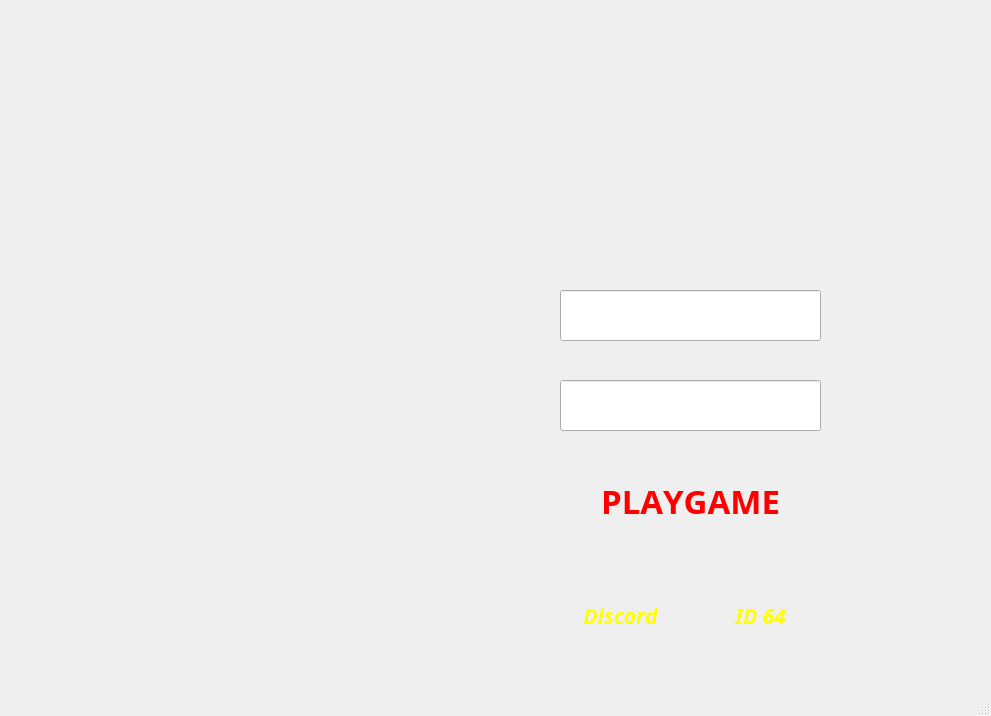
<?xml version="1.0" encoding="UTF-8"?>
<ui version="4.0">
 <class>MainWindow</class>
 <widget class="QMainWindow" name="MainWindow">
  <property name="geometry">
   <rect>
    <x>0</x>
    <y>0</y>
    <width>991</width>
    <height>716</height>
   </rect>
  </property>
  <property name="windowTitle">
   <string>Crown DayZ</string>
  </property>
  <property name="windowIcon">
   <iconset>
    <normaloff>data/icon.png</normaloff>data/icon.png</iconset>
  </property>
  <widget class="QWidget" name="centralwidget">
   <widget class="QWidget" name="widget" native="true">
    <property name="geometry">
     <rect>
      <x>0</x>
      <y>0</y>
      <width>1001</width>
      <height>701</height>
     </rect>
    </property>
    <property name="font">
     <font>
      <family>Microsoft Yi Baiti</family>
      <pointsize>30</pointsize>
      <weight>75</weight>
      <bold>true</bold>
      <kerning>false</kerning>
     </font>
    </property>
    <property name="styleSheet">
     <string notr="true">background-image: url(:/image/data/background.png);</string>
    </property>
    <widget class="QLineEdit" name="lineEdit">
     <property name="geometry">
      <rect>
       <x>560</x>
       <y>290</y>
       <width>261</width>
       <height>51</height>
      </rect>
     </property>
     <property name="font">
      <font>
       <family>Bahnschrift SemiBold</family>
       <pointsize>17</pointsize>
       <weight>75</weight>
       <bold>true</bold>
      </font>
     </property>
     <property name="styleSheet">
      <string notr="true">color: rgb(255, 255, 255);</string>
     </property>
     <property name="text">
      <string/>
     </property>
     <property name="placeholderText">
      <string>  Tên nhân vật</string>
     </property>
    </widget>
    <widget class="QLineEdit" name="lineEdit_2">
     <property name="geometry">
      <rect>
       <x>560</x>
       <y>380</y>
       <width>261</width>
       <height>51</height>
      </rect>
     </property>
     <property name="font">
      <font>
       <family>Bahnschrift SemiBold</family>
       <pointsize>17</pointsize>
       <weight>75</weight>
       <bold>true</bold>
      </font>
     </property>
     <property name="styleSheet">
      <string notr="true">color: rgb(255, 255, 255);</string>
     </property>
     <property name="text">
      <string/>
     </property>
     <property name="placeholderText">
      <string>  Steam ID64</string>
     </property>
    </widget>
    <widget class="QPushButton" name="pushButton">
     <property name="geometry">
      <rect>
       <x>590</x>
       <y>470</y>
       <width>201</width>
       <height>61</height>
      </rect>
     </property>
     <property name="font">
      <font>
       <family>Ink Free</family>
       <pointsize>25</pointsize>
       <weight>75</weight>
       <bold>true</bold>
      </font>
     </property>
     <property name="cursor">
      <cursorShape>OpenHandCursor</cursorShape>
     </property>
     <property name="autoFillBackground">
      <bool>false</bool>
     </property>
     <property name="styleSheet">
      <string notr="true">border-radius: 20px;
color: rgb(255, 0, 0);</string>
     </property>
     <property name="text">
      <string>PLAYGAME</string>
     </property>
     <property name="autoDefault">
      <bool>false</bool>
     </property>
    </widget>
    <widget class="QPushButton" name="pushButton_3">
     <property name="geometry">
      <rect>
       <x>570</x>
       <y>590</y>
       <width>101</width>
       <height>51</height>
      </rect>
     </property>
     <property name="font">
      <font>
       <family>Maiandra GD</family>
       <pointsize>16</pointsize>
       <weight>75</weight>
       <italic>true</italic>
       <bold>true</bold>
       <underline>false</underline>
       <strikeout>false</strikeout>
       <kerning>false</kerning>
      </font>
     </property>
     <property name="cursor">
      <cursorShape>OpenHandCursor</cursorShape>
     </property>
     <property name="styleSheet">
      <string notr="true">color: rgb(255, 255, 0);
border-color: qlineargradient(spread:pad, x1:0.063, y1:0.0735455, x2:1, y2:1, stop:0 rgba(255, 238, 3, 255), stop:1 rgba(216, 51, 252, 255));
border-radius: 7px;
</string>
     </property>
     <property name="text">
      <string>Discord</string>
     </property>
    </widget>
    <widget class="QPushButton" name="pushButton_4">
     <property name="geometry">
      <rect>
       <x>710</x>
       <y>590</y>
       <width>101</width>
       <height>51</height>
      </rect>
     </property>
     <property name="font">
      <font>
       <family>Maiandra GD</family>
       <pointsize>16</pointsize>
       <weight>75</weight>
       <italic>true</italic>
       <bold>true</bold>
       <underline>false</underline>
       <strikeout>false</strikeout>
       <kerning>false</kerning>
      </font>
     </property>
     <property name="cursor">
      <cursorShape>OpenHandCursor</cursorShape>
     </property>
     <property name="styleSheet">
      <string notr="true">color: rgb(255, 255, 0);
border-color: qlineargradient(spread:pad, x1:0.063, y1:0.0735455, x2:1, y2:1, stop:0 rgba(255, 238, 3, 255), stop:1 rgba(216, 51, 252, 255));
border-radius: 7px;
</string>
     </property>
     <property name="text">
      <string>ID 64</string>
     </property>
    </widget>
   </widget>
  </widget>
  <widget class="QMenuBar" name="menubar">
   <property name="geometry">
    <rect>
     <x>0</x>
     <y>0</y>
     <width>991</width>
     <height>21</height>
    </rect>
   </property>
  </widget>
  <widget class="QStatusBar" name="statusbar"/>
 </widget>
 <resources>
  <include location="i.qrc"/>
 </resources>
 <connections/>
</ui>
